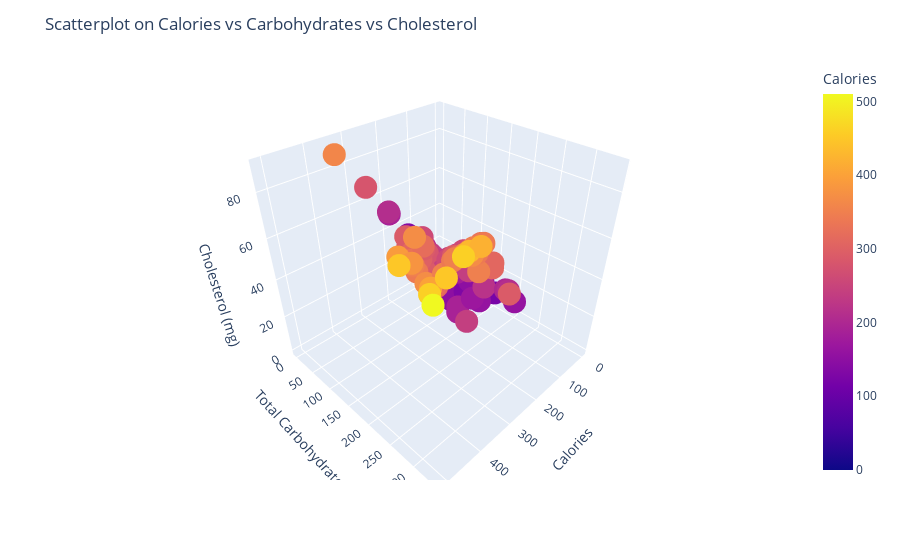

The cell this chart's notebook holds for it:
### Code cell
# Interactive 3D Scatterplot
import plotly.express as px

fig1 = px.scatter_3d(df, x='Calories', y=' Total Carbohydrates (g) ', z='Cholesterol (mg)', color='Calories')
fig1.update_layout(title='Scatterplot on Calories vs Carbohydrates vs Cholesterol', scene = dict(
                    xaxis_title='Calories',
                    yaxis_title='Total Carbohydrates (g)',
                    zaxis_title='Cholesterol (mg)'))
fig1.show()

### Figure 1 — Plotly figure (JSON) as saved in the notebook; plotly's stock layout.template omitted (floating-point values rounded to 4 significant figures; data arrays with more than 128 entries replaced by an {"elided": "..."} marker saying what was removed)
{"data": [{"hovertemplate": "Calories=%{marker.color}<br> Total Carbohydrates (g) =%{y}<br>Cholesterol (mg)=%{z}<extra></extra>", "legendgroup": "", "marker": {"color": {"elided": "242 int values"}, "coloraxis": "coloraxis", "symbol": "circle"}, "mode": "markers", "name": "", "scene": "scene", "showlegend": false, "type": "scatter3d", "x": {"elided": "242 int values"}, "y": {"elided": "242 int values"}, "z": {"elided": "242 int values"}}], "layout": {"coloraxis": {"colorbar": {"title": {"text": "Calories"}}, "colorscale": [[0, "#0d0887"], [0.1111, "#46039f"], [0.2222, "#7201a8"], [0.3333, "#9c179e"], [0.4444, "#bd3786"], [0.5556, "#d8576b"], [0.6667, "#ed7953"], [0.7778, "#fb9f3a"], [0.8889, "#fdca26"], [1, "#f0f921"]]}, "legend": {"tracegroupgap": 0}, "margin": {"t": 60}, "scene": {"domain": {"x": [0, 1], "y": [0, 1]}, "xaxis": {"title": {"text": "Calories"}}, "yaxis": {"title": {"text": "Total Carbohydrates (g)"}}, "zaxis": {"title": {"text": "Cholesterol (mg)"}}}, "title": {"text": "Scatterplot on Calories vs Carbohydrates vs Cholesterol"}}}
